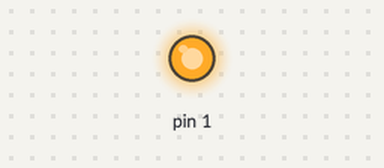
The sketch below on a simulated Arduino Uno, built for the host (arithmetic inside an expression is 32-bit, double 64-bit). Parts: output pins drawn as LEDs (lit = HIGH).

Above: at 0.3 s.
At 3.8 s:
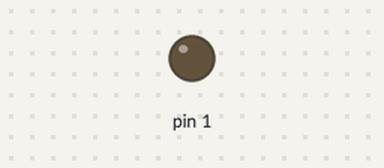
Timing chart, 0 to 5.9 s (numbered marks = the images above):
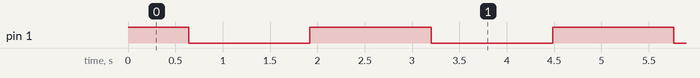

Measured:
- by itself, pin 1: repeats every 2.6 s: LOW 1.3 s, HIGH 1.3 s

The sketch:

fader.ino
```cpp
// Fade the on-board LED of the HY-TinySTM103 in and out.

const int LED = PA1; // inverted logic

void setup () {
    pinMode(LED, OUTPUT);
}

void loop () {
    // 255 is fully off, 0 is maximally on
    for (int i = 255; i >= 0; --i) {
        analogWrite(LED, i);
        delay(5);
    }
    for (int i = 0; i <= 255; ++i) {
        analogWrite(LED, i);
        delay(5);
    }
}
```
